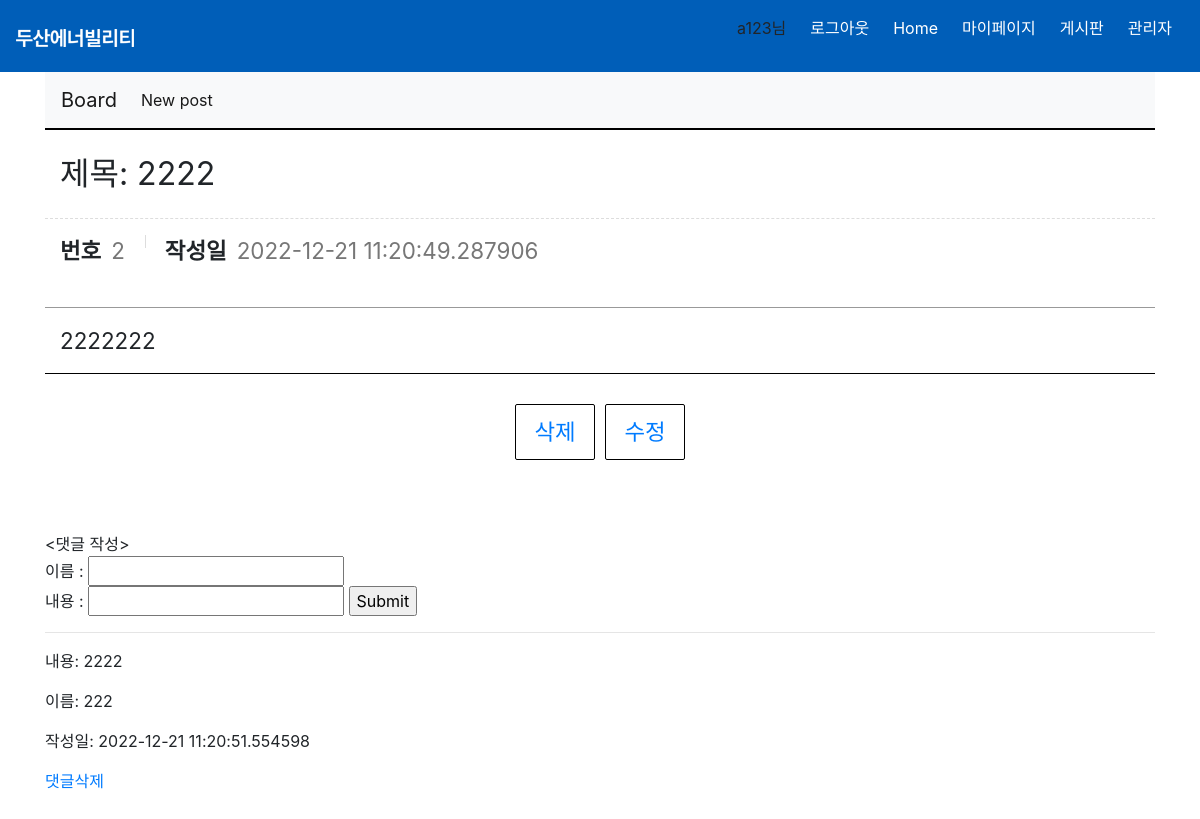
/posts/2 (signed in), run on the app's committed database.
### website/models.py (models this page shows, shortened)
class User(db.Model, UserMixin):
    id = db.Column(db.Integer, primary_key=True)
    auth = db.Column(db.String(50))
    name = db.Column(db.String(100), nullable=False)
    email = db.Column(db.String(100), unique=True, nullable=False)
    password = db.Column(db.String(100))
    age = db.Column(db.Integer)
    weight = db.Column(db.Integer)
    gender = db.Column(db.String(100))
    graduation = db.Column(db.String(100))
    hearing = db.Column(db.String(100))
    sight = db.Column(db.String(100))

class Post(db.Model):
    __tablename__ = "posts"
    id = db.Column(db.Integer, primary_key=True)
    title = db.Column(db.String, nullable=False)
    content = db.Column(db.String, nullable=False)
    created_at = db.Column(db.DateTime)
    comments = db.relationship('Comment',backref='post')

class Comment(db.Model):
    __tablename__ ='comments'
    id = db.Column(db.Integer, primary_key=True)
    content = db.Column(db.String)
    post_id = db.Column(db.Integer, db.ForeignKey('posts.id'))
    created_at = db.Column(db.DateTime)
    creator = db.Column(db.String)

### website/board_views.py (the view)
@board_views.route('/posts/<int:id>')
def read(id):
    post = Post.query.get(id)
    return render_template('board_read.html',post=post)

### website/templates/board_read.html (shortened to what this page needs)
{% extends 'base2.html' %}
{% block body_block %}
    <div class="board_view_wrap">
        <div class="board_view">
            <div class="title">
                제목: {{post.title}}
            </div>
            <div class="info">
                <dl>
                    <dt>번호</dt>
                    <dd>{{post.id}}</dd>
                </dl>
                <dl>
                    <dt>작성일</dt>
                    <dd>{{post.created_at}}</dd>
                </dl>
            </div>
            <div class="cont">
                {{post.content}}
            </div>
        </div>
        <div class="bt_wrap">
            <a href="/posts/{{post.id}}/delete">삭제</a>
            <a href="/posts/{{post.id}}/edit">수정</a>
        </div>
    </div>
    <br>
    <br>
    <form action="/posts/{{post.id}}/comments" method='POST'>
    </br><댓글 작성></br>
        이름 : <input type="text" name="creator" /></br>
        내용 : <input type="text" name="content"/>
        <input type='submit'/>
    </form>
    {% for comment in post.comments %}
    <hr>
        <p>내용: {{comment.content}} </p>
        <p>이름: {{comment.creator}}</p>
        <p>작성일: {{comment.created_at}}</p>
        <a href="/comment/{{comment.id}}/delete">댓글삭제</a>
        <br>
    {% endfor %}
{% endblock %}

### website/templates/base2.html (shortened to what this page needs)
<!DOCTYPE html>
<html lang="en">
<head>
    <link rel="stylesheet" href="{{ url_for('static', filename='css/style.css') }}"/>
    <link
      rel="stylesheet"
      href="https://stackpath.bootstrapcdn.com/bootstrap/4.4.1/css/bootstrap.min.css"
    />
    <link rel="stylesheet" href="https://stackpath.bootstrapcdn.com/bootstrap/4.1.3/css/bootstrap.min.css">
    <link
      rel="stylesheet"
      href="https://stackpath.bootstrapcdn.com/font-awesome/4.7.0/css/font-awesome.min.css"
    />
</head>
<body>
    <nav class="navbar">
      <div class="navbar__logo">
        <img src="{{ url_for('static', filename='img/logo-kr-w.png') }}" alt="두산애너빌리티">
      </div>
          <ul class="navbar__menu">
            {% if current_user.is_authenticated %}
              {% if current_user.auth == "관리자" %}
              <li><a>{{ current_user.name }}님</a></li>
              <li><a href="/logout">로그아웃</a></li>
              <li><a href="/">Home</a></li>
              <li><a href="/mypage">마이페이지</a></li>
              <li><a href="/board">게시판</a></li>
              <li><a href="/admin">관리자</a></li>
              {% else %}
              <li><a>{{ current_user.name }}님</a></li>
              <li><a href="/logout">로그아웃</a></li>
              <li><a href="/">Home</a></li>
              <li><a href="/mypage">마이페이지</a></li>
              <li><a href="/board">게시판</a></li>
              {% endif %}
            {% else %}
            <li><a href="/">Home</a></li>
            <li><a href="/mypage">마이페이지</a></li>
            <li><a href="/login">로그인</a></li>
            <li><a href="/board">게시판</a></li>
            {% endif%}
          </ul>
    </nav>
    <div class="container">
      <nav class="navbar navbar-expand-lg navbar-light bg-light">
        <a class="navbar-brand" href="/board">Board</a>
        <div class="collapse navbar-collapse" id="navbarNav">
          <ul class="navbar-nav">
            <li class="nav-item active">
              <a class="nav-link" href="/posts/new">New post<span class="sr-only">(current)</span></a>
            </li>
          </ul>
        </div>
      </nav>
      {% block body_block %} {% endblock %}
    </div>
</body>
</html>

### website/static/css/style.css (style rules this page uses)
:root { --text-color:#ffffff; --background-color:#005eb8; --accent-color:rgb(255, 0, 0); }
body { margin:0; font-family: 'Noto Sans KR', sans-serif; }
.navbar a { text-decoration: none; color:white; }
a { text-decoration: none; color:white; }
.navbar { display:flex; justify-content: space-between; align-items:center; background-color:#005eb8; }
.navbar__logo { padding-top: 0px; color:white; }
.navbar__menu { display:flex; list-style: none; align-items: center; padding-left : 0px; }
.navbar__menu li { padding:8px 12px; }
.board_view { font-size: 10px; width:100%; border-top:2px solid #000; }
.board_view .title { padding: 20px 15px; border-bottom : 1px dashed #ddd; font-size :2rem; }
.board_view .info { padding:15px; border-bottom:1px solid #999; font-size: 0; }
.board_view .info dl { position: relative; display:inline-block; padding: 0 20px; }
.board_view .info dl:first-child { padding-left: 0; }
.board_view .info dl::before { content:""; position: absolute; top:1px; left:0; display:block; width : 1px; height:13px; background: #ddd; }
.board_view .info dl:first-child::before { display :none; }
.board_view .info dl dt, .board_view .info dl dd { display: inline-block; font-size: 1.4rem; }
.board_view .info dl dd { margin-left:10px; color:#777; }
.board_view .cont { padding:15px; border-bottom: 1px solid #000; line-height: 160%; font-size : 1.4rem; }
.bt_wrap { margin-top:30px; text-align: center; font-size: 0; }
.bt_wrap a { text-decoration: none; display: inline-block; min-width: 80px; margin-left:10px; padding: 10px; border:1px solid #000; border-radius:2px; font-size: 1.4rem; }
.bt_wrap a:first-child { margin-left:0; }

### data on the page
User: name "a123"
Post: title "2222", id "2", created_at "2022-12-21 11:20:49.287906", content "2222222"
Comment: content "2222", creator "222", created_at "2022-12-21 11:20:51.554598"
